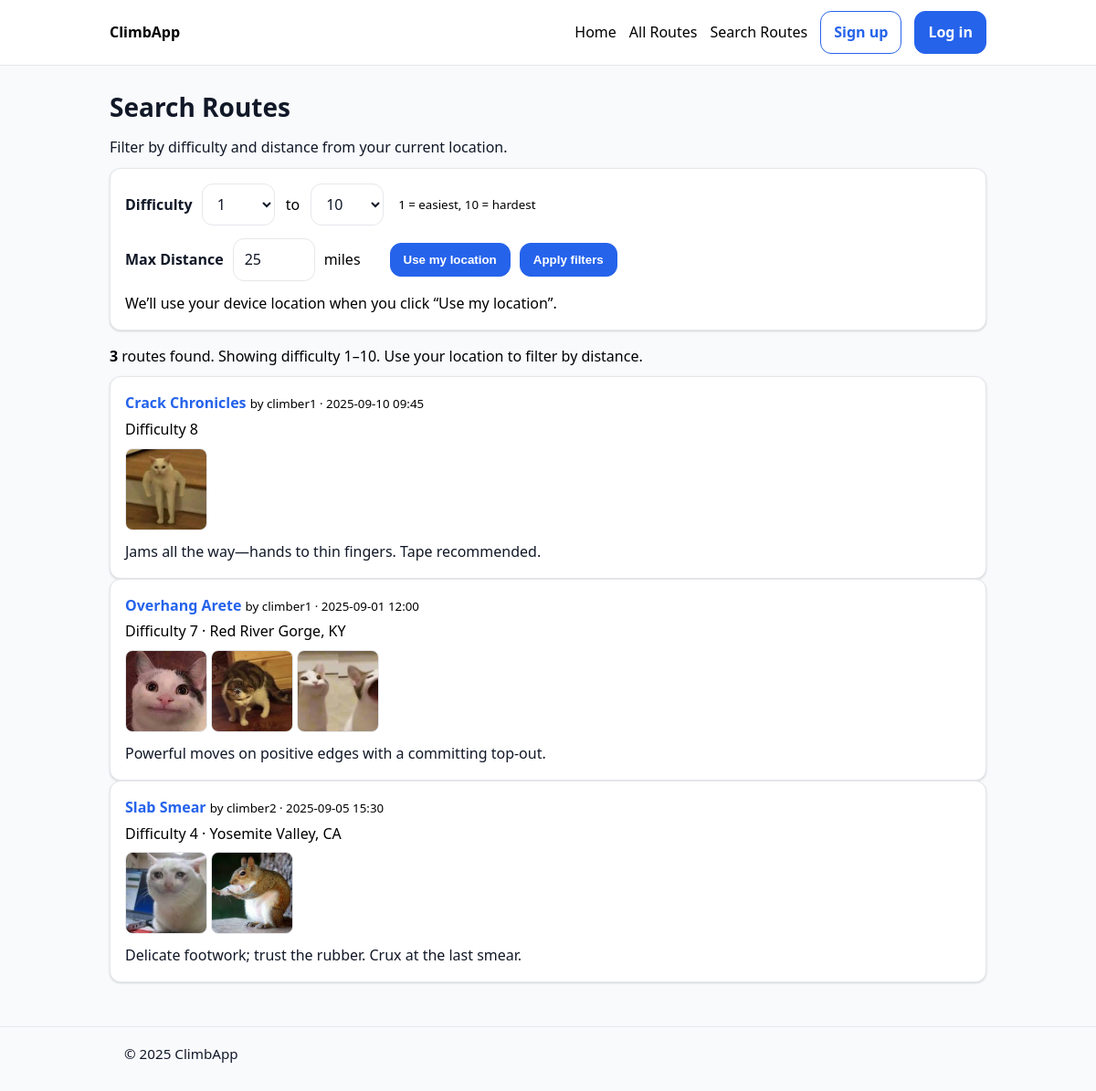
Page /routes/search/ on the earlier database version.
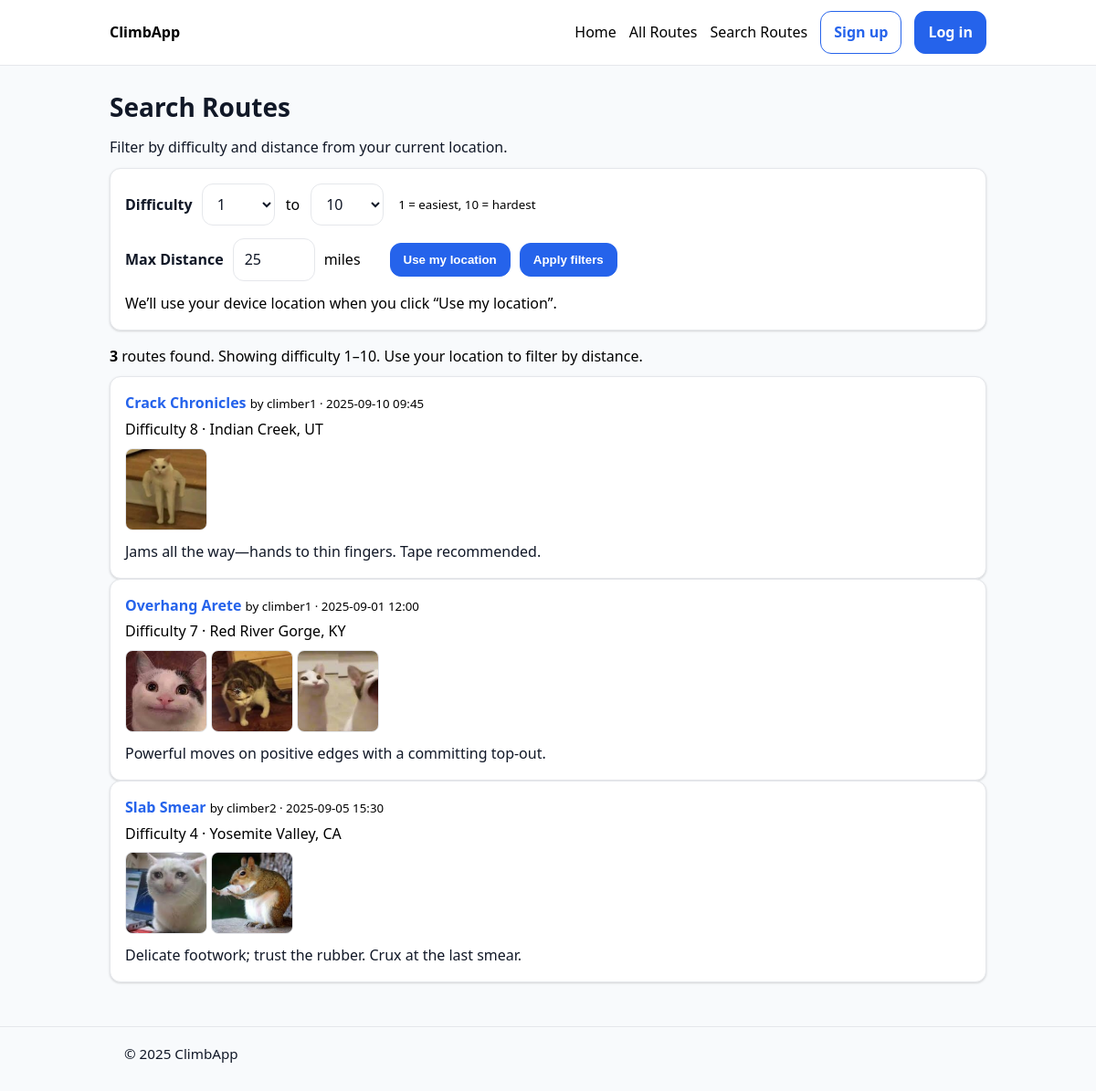
Same page on the later database version.
### routes/models.py (models this page shows, shortened)
class Route(models.Model):
    author = models.ForeignKey(
        settings.AUTH_USER_MODEL, on_delete=models.CASCADE, related_name="routes"
    )
    title = models.CharField(max_length=150)
    description = models.TextField(blank=True)
    difficulty = models.PositiveSmallIntegerField(
        validators=[MinValueValidator(1), MaxValueValidator(10)]
    )
    latitude = models.FloatField(blank=True, null=True)
    longitude = models.FloatField(blank=True, null=True)
    location_name = models.CharField(
        max_length=200, blank=True, help_text="e.g., Red River Gorge, KY"
    )
    picture = models.ImageField(upload_to="routes/pictures/", blank=True, null=True)
    video_url = models.URLField(
        blank=True,
        help_text="YouTube URL (e.g., https://www.youtube.com/watch?v=VIDEO_ID)",
        validators=[URLValidator()],
    )
    created_at = models.DateTimeField(auto_now_add=True)
    class Meta:
        ordering = [Lower("title"), "id"]

class RouteImage(models.Model):
    route = models.ForeignKey(Route, on_delete=models.CASCADE, related_name="images")
    image = models.ImageField(upload_to="routes/pictures/")
    alt_text = models.CharField(max_length=200, blank=True)
    order = models.PositiveSmallIntegerField(default=0)
    class Meta:
        ordering = ["order", "id"]

### routes/views.py (the view)
# urls.py: path("search/", views.route_search, name="search"),
def route_search(request):
    def as_int(val, default, lo, hi):
        try:
            v = int(val)
            return max(lo, min(hi, v))
        except (TypeError, ValueError):
            return default
    diff_min = as_int(request.GET.get("difficulty_min"), 1, 1, 10)
    diff_max = as_int(request.GET.get("difficulty_max"), 10, 1, 10)
    if diff_min > diff_max:
        diff_min, diff_max = diff_max, diff_min
    try:
        radius = float(request.GET.get("radius", 25))
    except (TypeError, ValueError):
        radius = 25.0
    def as_float(k):
        v = request.GET.get(k)
        try:
            return float(v) if v not in (None, "") else None
        except (TypeError, ValueError):
            return None
    lat = as_float("lat")
    lng = as_float("lng")
    profile_loc = None
    user = getattr(request, "user", None)
    if (lat is None or lng is None) and getattr(user, "is_authenticated", False) and hasattr(user, "profile"):
        p = user.profile
        if getattr(p, "latitude", None) is not None and getattr(p, "longitude", None) is not None:
            profile_loc = (float(p.latitude), float(p.longitude))
            if lat is None: lat = profile_loc[0]
            if lng is None: lng = profile_loc[1]
    from .models import Route
    qs = Route.objects.filter(difficulty__gte=diff_min, difficulty__lte=diff_max)
    routes_all = list(qs.select_related("author").prefetch_related("images"))
    def haversine_miles(lat1, lon1, lat2, lon2):
        R = 3958.7613  # miles
        phi1 = math.radians(lat1); phi2 = math.radians(lat2)
        dphi = math.radians(lat2 - lat1); dlambda = math.radians(lon2 - lon1)
        a = math.sin(dphi/2)**2 + math.cos(phi1)*math.cos(phi2)*math.sin(dlambda/2)**2
        return 2 * R * math.atan2(math.sqrt(a), math.sqrt(1 - a))
    def get_location_text(route):
        for field in ("location_name", "location", "address", "place"):
            val = getattr(route, field, None)
            if val:
                return str(val)
        return None
    active_location = None
    within = []   # routes with known/derived coordinates and within radius
    unknown = []  # couldn’t geocode (still included at the end)
    if lat is not None and lng is not None:
        active_location = {"latitude": float(lat), "longitude": float(lng)}
        for r in routes_all:
            rlat = getattr(r, "latitude", None)
            rlng = getattr(r, "longitude", None)
            if rlat is None or rlng is None:
                loc_text = get_location_text(r)
                coords = _geocode_first(loc_text) if loc_text else None
                if coords:
                    rlat, rlng = coords  # ephemeral; not persisted
            if rlat is not None and rlng is not None:
                d = haversine_miles(float(rlat), float(rlng), float(lat), float(lng))
                setattr(r, "distance_miles", d)
                if d <= radius:
                    within.append(r)
            else:
                unknown.append(r)
        within.sort(key=lambda x: getattr(x, "distance_miles", 1e9))
        filtered = within + unknown
    else:
        filtered = routes_all
        within = filtered
        unknown = []
    context = {
        "routes": filtered,
        "filters": {"difficulty_min": diff_min, "difficulty_max": diff_max, "radius": radius},
        "active_location": active_location,
        "used_profile_fallback": profile_loc is not None,
        "results_count": len(filtered),
        "within_count": len(within),
        "unknown_count": len(unknown),
    }
    return render(request, "routes/route_search.html", context)

### templates/routes/route_search.html (shortened to what this page needs)
{% extends "base.html" %}
{% block content %}
<div class="page-title">
  <h1>Search Routes</h1>
  <p class="muted">Filter by difficulty and distance from your current location.</p>
</div>
<form id="search-form" method="get" class="card" style="margin-bottom: 16px;">
  <div class="row" style="display:flex; align-items:center; gap:10px; flex-wrap:wrap; margin-bottom:14px;">
    <label for="difficulty_min" style="font-weight:600; margin:0;">Difficulty</label>
    <select id="difficulty_min" name="difficulty_min" style="width: 80px; flex:0 0 auto;">
      <option value="1" {% if filters.difficulty_min == 1 %}selected{% endif %}>1</option>
    </select>
    <span class="muted" style="padding:0 2px;">to</span>
    <select id="difficulty_max" name="difficulty_max" style="width: 80px; flex:0 0 auto;">
      <option value="10" {% if filters.difficulty_max == 10 %}selected{% endif %}>10</option>
    </select>
    <small class="muted" style="margin-left:6px;">1 = easiest, 10 = hardest</small>
  </div>
  <div class="row" style="display:flex; align-items:center; gap:10px; flex-wrap:wrap; margin-bottom:12px;">
    <label for="radius" style="font-weight:600; margin:0;">Max Distance</label>
    <input type="number" id="radius" name="radius" min="1" step="1"
           value="{{ filters.radius|floatformat:0|default:25 }}"
           style="width: 90px;" />
    <span class="muted">miles</span>
    <div style="width:12px; height:1px;"></div>
    <button type="button" id="useLocationBtn" class="btn">Use my location</button>
    <button type="submit" class="btn btn-primary">Apply filters</button>
  </div>
  <div id="locStatus" class="muted" style="margin-top:4px;">
    {% if active_location %}
      Using device location: {{ active_location.latitude|floatformat:4 }}, {{ active_location.longitude|floatformat:4 }}.
    {% elif used_profile_fallback %}
      Using your saved profile location (click “Use my location” to update).
    {% else %}
      We’ll use your device location when you click “Use my location”.
    {% endif %}
  </div>
</form>
<div style="margin-bottom: 10px;">
  {% if active_location %}
    <span><strong>{{ results_count }}</strong> route{% if results_count != 1 %}s{% endif %} found within {{ filters.radius|floatformat:0 }} mi, sorted by distance.</span>
  {% else %}
    <span><strong>{{ results_count }}</strong> route{% if results_count != 1 %}s{% endif %} found. Showing difficulty {{ filters.difficulty_min }}–{{ filters.difficulty_max }}. Use your location to filter by distance.</span>
  {% endif %}
</div>
{% if routes %}
  <div class="stack">
    {% for r in routes %}
      <div class="card">
        <div class="row" style="justify-content: space-between; align-items: baseline;">
          <a class="job-title" href="{% url 'routes:detail' r.pk %}" style="font-weight:700; text-decoration:none;">
            {{ r.title }}
          </a>
          <small class="muted">by {{ r.author.username }} · {{ r.created_at|date:"Y-m-d H:i" }}</small>
        </div>
        <div class="row" style="gap: 10px; align-items: center; margin: 4px 0 8px;">
          <span class="pill">Difficulty {{ r.difficulty }}</span>
          {% if r.location_name %}
            <span class="muted">· {{ r.location_name }}</span>
          {% endif %}
        </div>
        {% with imgs=r.images.all %}
          {% if imgs|length %}
            <div class="row" style="gap:10px; margin-top: 8px; overflow-x:auto;">
              {% for img in imgs|slice:":3" %}
                <img src="{{ img.image.url }}" alt="{{ img.alt_text|default:'Route image' }}" style="height: 90px; width: 90px; object-fit: cover; border-radius: 8px; border:1px solid var(--border);" loading="lazy">
              {% endfor %}
            </div>
          {% endif %}
        {% endwith %}
        {% if r.description %}
          <p class="muted" style="margin: 0.25rem 0 0;">{{ r.description|truncatechars:160 }}</p>
        {% endif %}
      </div>
    {% endfor %}
  </div>
{% else %}
  <div class="card">
    <p class="muted">No routes match your filters.</p>
  </div>
{% endif %}
{% endblock %}

### templates/base.html (shortened to what this page needs)
{% load static %}
<!doctype html>
<html lang="en">
<head>
  <link rel="stylesheet" href="{% static 'base.css' %}">
</head>
<body{% if request.resolver_match.url_name == 'home' %} class="map-page"{% endif %}>
  <header class="site-header">
    <div class="container nav">
      <a class="brand" href="{% url 'home' %}">ClimbApp</a>
      <nav class="links links-right">
        <a href="{% url 'home' %}">Home</a>
        <a href="{% url 'routes:list' %}">All Routes</a>
        <a href="{% url 'routes:search' %}">Search Routes</a>
        {% if user.is_authenticated %}
          <a href="{% url 'routes:my_favorite_routes' %}">My Favorite Routes</a>
          <a href="{% url 'routes:my_routes' %}"> My Routes</a>
          <a href="{% url 'routes:add' %}">Add Route</a>
          <a href="{% url 'accounts:profile' %}">My Profile</a>
          {% if request.user.is_staff %}
            <a class="btn btn-danger" href="/admin/">Admin&nbsp;Panel</a>
          {% endif %}
          <form action="{% url 'logout' %}" method="post" class="inline">
            {% csrf_token %}
            <button type="submit" class="btn">Log out</button>
          </form>
        {% else %}
          <a class="btn btn-outline" href="{% url 'accounts:signup' %}">Sign up</a>
          <a class="btn" href="{% url 'login' %}">Log in</a>
        {% endif %}
      </nav>
    </div>
  </header>
  <main class="container page">
    {% block content %}{% endblock %}
  </main>
  <footer class="site-footer">
    <div class="container">
      <p>© {% now "Y" %} ClimbApp</p>
    </div>
  </footer>
</body>
</html>

### static/base.css (style rules this page uses)
* { box-sizing: border-box; }
html, body { height: 100%; }
body { margin: 0; color: #000; background: #f8fafc; font: 16px/1.55 system-ui, -apple-system, Segoe UI, Roboto, Arial, sans-serif; }
:root { --brand-blue: #2563eb; --brand-blue-300: #93c5fd; --border: #e5e7eb; --muted: #6b7280; --overlay-bg: rgba(0,0,0,.7); }
h1, h2, h3 { color: #111827; margin: 0 0 10px; }
h1 { font-size: 1.75rem; }
p { margin: 0 0 10px; color: #111827; }
a { color: var(--brand-blue); text-decoration: none; }
.container { max-width: 960px; margin: 0 auto; padding: 0 16px; }
.page { padding: 24px 0 48px; }
.site-header { background: #fff; border-bottom: 1px solid var(--border); }
.nav { display: grid; grid-template-columns: auto 1fr auto; align-items: center; min-height: 56px; padding: 12px 0; gap: 12px; }
.brand { color: inherit; text-decoration: none; font-weight: 600; }
.links { display: flex; align-items: center; gap: 14px; }
.links a { color: #000; text-decoration: none; }
.links-right { justify-content: flex-end; }
.links a, .links button, .links input[type="button"], .links input[type="submit"] { display: inline-flex; align-items: center; }
.site-footer { border-top: 1px solid var(--border); color: #000; padding: 18px 0; font-size: 0.95rem; }
.card { background: #fff; border: 1px solid var(--border); border-radius: 12px; box-shadow: 0 1px 2px rgba(0,0,0,.06), 0 1px 3px rgba(0,0,0,.1); padding: 16px; }
.btn { display: inline-flex; align-items: center; justify-content: center; padding: 10px 14px; border-radius: 12px; border: 1px solid var(--brand-blue); background: var(--brand-blue); color: #fff !important; font-weight: 600; text-decoration: none; cursor: pointer; }
.btn.btn-outline { background: transparent; color: var(--brand-blue) !important; border: 1px solid var(--brand-blue); }
.links .btn, .links .btn-outline { text-decoration: none; }
label { font-weight: 600; color: #111827; }
input, select, textarea { width: 100%; border: 1px solid var(--border); border-radius: 12px; padding: 10px 12px; background: #fff; color: #111827; font: inherit; }

Differences in the rows shown:
changed Route "Crack Chronicles": location_name (not shown) → "Indian Creek, UT"
